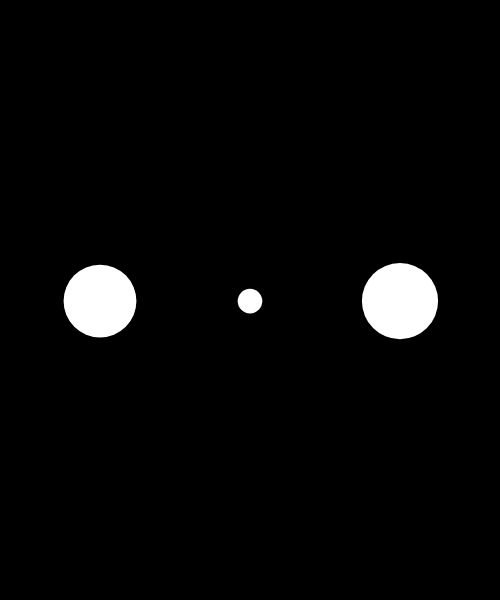
Frame 1 (no input)
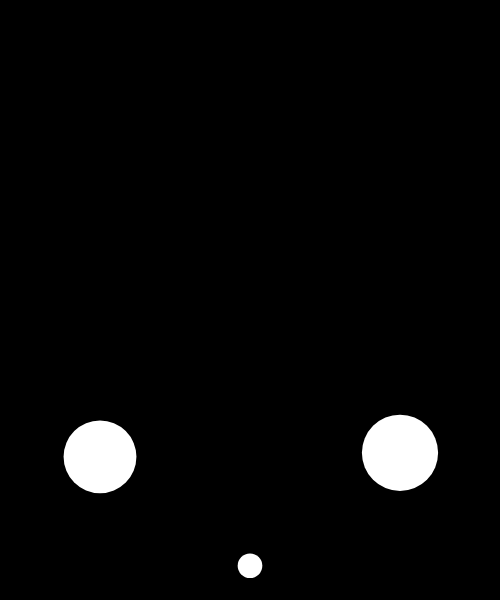
Frame 60 (no input)
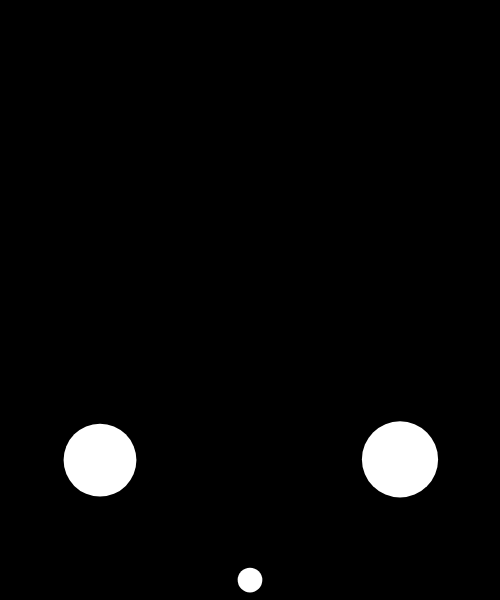
Frame 120 (the mouse pressed at the canvas centre since frame 60)

The p5.js sketch that drew these frames (run headless with seeded random() and noise() and a simulated clock; from frame 60 on, the mouse is pressed at the canvas centre):

// p5.js sketch
// ── sketch.js
var GRAVITY_MAGNITUDE = 1;
var particles = [];


function setup() {
  createCanvas(500, 600);
  background(0);

  particles.push(new Particle(100, height / 2));
  particles.push(new Particle(250, height / 2));
  particles.push(new Particle(400, height / 2));

}


function draw() {
  background(0);

  for (var i = 0; i < particles.length; i++) {
    var p = particles[i];
    
    //var wind = createVector(random(0.1,1), 0);
    //p.applyForce(wind);
    
    var gravity = createVector(0, GRAVITY_MAGNITUDE * p.mass);
    p.applyForce(gravity);
    
    var friction = p5.Vector.mult(p.vel, -1);
    //friction.normalize();
    friction.mult(0.1);
    p.applyForce(friction);

    p.checkBoundaries();
    p.update();
    p.display();
  }
}
// ── Particle.js
"use strict";

class Particle {
  constructor(x, y) {
    this.pos = createVector(x, y);
    this.vel = createVector(0, 0.1);
    this.acc = createVector(0, 0);
    this.dia = 5;
    this.mass = random(1,20); // mass is added here!
  }
  applyForce(f) {
    f.div(this.mass);
    this.acc.add(f);
  }
  update() {
    this.vel.add(this.acc); // vel = vel + acc;
    this.pos.add(this.vel); // pos = pos + vel;
    this.acc.mult(0); // acceleration has to be reset after being applied! ***
  }
  display() {
    push();
    translate(this.pos.x, this.pos.y);
    noStroke();
    fill(255);
    ellipse(0, 0, this.dia*this.mass, this.dia*this.mass);
    pop();
  }
  checkBoundaries() {
    // x
    if (this.pos.x < 0) {
      this.pos.x = 0;
      this.vel.x = -this.vel.x;
    } else if (this.pos.x > width) {
      this.pos.x = width;
      this.vel.x = -this.vel.x;
    }
    // y
    if (this.pos.y < 0) {
      this.pos.y = 0;
      this.vel.y = -this.vel.y;
    } else if (this.pos.y > height) {
      this.pos.y = height;
      this.vel.y = -this.vel.y;
    }
  }
}
